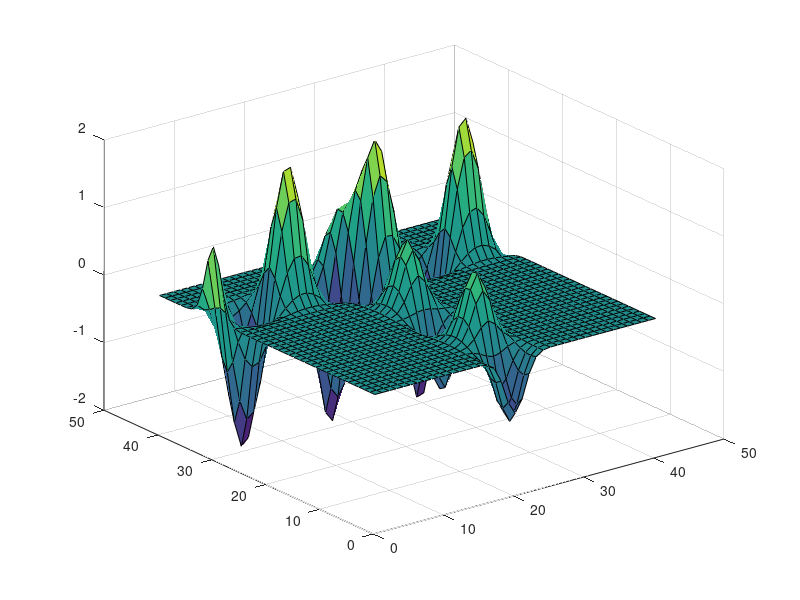

Reproduce this figure in MATLAB. (Note: this script raises an error after producing the figure.)
%{
Debug
Debug the program.
The program show a mesh z.
z = 2 e^(-(y-5)^2) sin(x) + e^(-x^2) cos(y)

It performs smoothing to the mesh each time after ENTER
is pressed. Please watch the demo video.

Show a message 'Press ENTER to continue.' to remind a user 
to press ENTER after the mesh is drawn.

To perform a smoothing operation, 
the z value of an interior point (exclude the boundary points)
is the average of 3x3 grid points centered at the point.
do not change the z values of all the bondary points.

zlim is set to [-2,2].

Show your student ID and Name.

Press Control-C to break the program at any time.
%}

%%%%%%%%%%%%%%%%%%%%%%%%%%%
% Write down the information.
% Problem number: Lab 1.6
% Student Name:  Alden Rivera
% Student ID: 0416329
% Email address: aldenj.riveraf@gmail.com
% Department: Computer Science NCTU
% Date: 2019/03/28
%%%%%%%%%%%%%%%%%%%%%%%%%%%%
clf; clear; clc;		% clear the current figure
        				% clear variables, and clear screen

disp('Lab Problem 1.6'); 	% show Lab Problem 1.6
fprintf('\n');
fprintf('Student Name:Alden Rivera ID:0416329\n');

[x,y] = meshgrid([-10:0.5:10]);     %z = 2 e^(-(y-5)^2) sin(x) + e^(-x^2) cos(y)

z = 2.*exp(-1.*(y-5).^2).*sin(x) + exp(-1.*x.^2).*cos(y);
while true
    clf;
    surf(z);
    zlim([-2,2]);
    n = input('Press enter to smooth.');
    sx = size(x);
    sy = size(y);
    ix = sx(1); % get the number of elements along the x-axis
    iy = sy(2); % get the number of elements along the y-axis
    z1 = z;
    % for each interior point do
    for i=2:(ix-1)
        for j=2:(iy-1)
            %compute the average for a 3x3 grid points.
            z1(i, j) = sum(z((i-1):(i+1), (j-1):(j+1)),'all')/9;
        end
    end
    z = z1;
end












